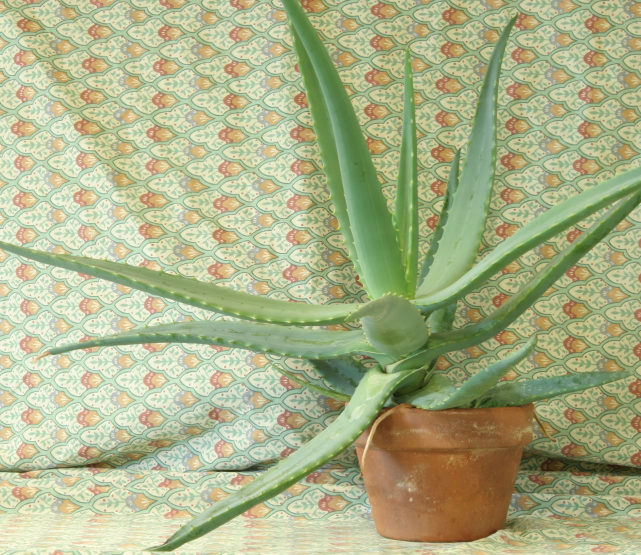
#> input picture Tutorials/Tutorial_7/aloeL.jpg, 1282 x 1110 px (shown at 1/2 size)
$ jupyter execute --allow-errors Tutorial7.ipynb
#> lines starting #> are read from the running program, lines starting #| are printed output that depends on the picture; after the words box and inside, x2 and y2 are one past the last pixel; in counts of white or black regions, pixels touching at a corner belong together
# ECSE 415 - Intro. To Computer Vision
## Tutorial: Segmentation and Stereo

[cell 1]
import cv2
import numpy as np
import matplotlib as mpl
import matplotlib.pyplot as plt
from sklearn import mixture

### Gaussian Mixture Model

[cell 2]
# Train data
traind = np.float32(
       np.vstack((
       np.random.normal(loc=np.array([5,5]), scale=np.array([3,2]), size=(1000,2)),
       np.random.normal(loc=np.array([-5,-5]), scale=np.array([4,1]), size=(1000,2)))))

# Test data
testd = np.float32(
       np.vstack((
       np.random.normal(loc=np.array([5,5]), scale=np.array([3,2]), size=(100,2)),
       np.random.normal(loc=np.array([-5,-5]), scale=np.array([4,1]), size=(100,2)))))

#---------------------------------- K-means --------------------------------------------

# refer tutorial 6

# Training
criteria = (cv2.TERM_CRITERIA_EPS + cv2.TERM_CRITERIA_MAX_ITER, 10, 1)
compactness, labels, centers = cv2.kmeans(traind, 2, None, criteria, 10, flags=cv2.KMEANS_RANDOM_CENTERS)

A = traind[labels.ravel()==0]
B = traind[labels.ravel()==1]

plt.figure(figsize=(20,2.5))
plt.subplot(141)
plt.plot(traind[:,0], traind[:,1],"ko")
plt.title("Train data points")
plt.subplot(142)
plt.scatter(A[:,0], A[:,1], color='b')
plt.scatter(B[:,0], B[:,1], color='r')
plt.scatter(centers[:,0], centers[:,1], s=80, color='y', marker='*')
plt.title("Train data points - Labeled")


# Test
# Find the eclidean distance between the test datapoint and the two cluster centers.
# Test datapoint belongs to the cluster whoes mean is closer to the test datapoint.

labels = np.argmin(np.sum((testd[None,:,:] - centers[:,None,:])**2, -1),0)
A = testd[labels==0]
B = testd[labels==1]

# plt.figure(figsize=(20,2.5))
plt.subplot(143)
plt.plot(testd[:,0], testd[:,1],"ko")
plt.title("Test data points")
plt.subplot(144)
plt.scatter(A[:,0], A[:,1], color='b')
plt.scatter(B[:,0], B[:,1], color='r')
plt.scatter(centers[:,0], centers[:,1], s=80, color='y', marker='*')
plt.title("Tesr data points - Labeled")
plt.suptitle("K-means")
plt.show()

#---------------------------------- GMM --------------------------------------------

# A helper function to draw variance
def make_ellipses(gmm, ax):
    K = gmm.means_.shape[0]
    for n in range(K):
        if gmm.covariance_type == 'full':
            covariances = gmm.covariances_[n][:2, :2]
        elif gmm.covariance_type == 'tied':
            covariances = gmm.covariances_[:2, :2]
        elif gmm.covariance_type == 'diag':
            covariances = np.diag(gmm.covariances_[n][:2])
        elif gmm.covariance_type == 'spherical':
            covariances = np.eye(gmm.means_.shape[1]) * gmm.covariances_[n]
        v, w = np.linalg.eigh(covariances)
        u = w[0] / np.linalg.norm(w[0])
        angle = np.arctan2(u[1], u[0])
        angle = 180 * angle / np.pi  # convert to degrees
        v = 2. * np.sqrt(2.) * np.sqrt(v)
        ell = mpl.patches.Ellipse(gmm.means_[n, :2], v[0], v[1],
                                  180 + angle, color='black')
        ell.set_clip_box(ax.bbox)
        ell.set_alpha(0.5)
        ax.add_artist(ell)

# [16 lines of commented-out code are left out]
clf = mixture.GaussianMixture(n_components=2, covariance_type='full')

# fit GMM on train data
clf.fit(traind)

# the centers of the fitted GMM
centers = clf.means_

# predict cluster membership from the fitted GMM
label = clf.predict(traind)

A = traind[label==0]
B = traind[label==1]

plt.figure(figsize=(20,2.5))
plt.subplot(141)
plt.plot(traind[:,0], traind[:,1],"ko")
plt.title("Train data points")
h = plt.subplot(142)
plt.scatter(A[:,0], A[:,1], color='b')
plt.scatter(B[:,0], B[:,1], color='r')
plt.scatter(centers[:,0], centers[:,1], s=80, color='y', marker='*')
#> (the rest of this cell did not finish here and is left out)

### Disparity map from stereo images

[cell 3]
# load left and right images
imgL = cv2.imread("aloeL.jpg");
#> imgL is the input picture: shape (1110, 1282, 3); mean B, G, R 136.6, 177.2, 171.2
imgR = cv2.imread("aloeR.jpg");
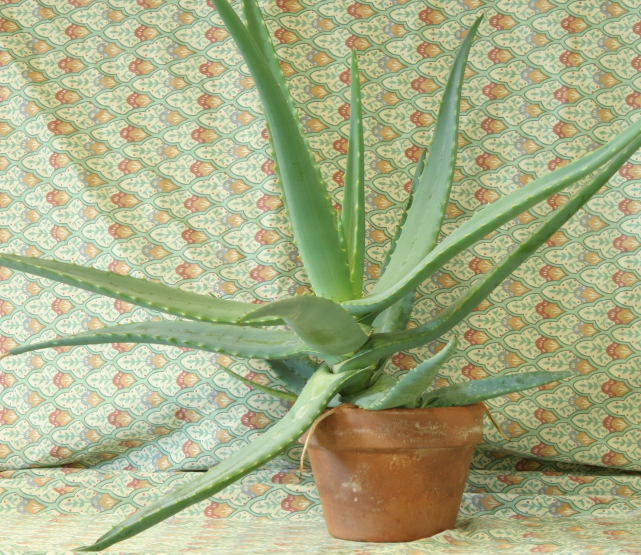
#> input picture Tutorials/Tutorial_7/aloeR.jpg, 1282 x 1110 px (shown at 1/2 size)
#> imgR is the input picture: shape (1110, 1282, 3); mean B, G, R 134.1, 174.2, 168

# resize images for fast processing
imgL = cv2.resize(imgL, None, fx=0.3, fy=0.3)
#> imgL: shape (333, 385, 3)
imgR = cv2.resize(imgR, None, fx=0.3, fy=0.3)
#> imgR: shape (333, 385, 3)

# convert to grayscale
imgL_gray = cv2.cvtColor(imgL, cv2.COLOR_BGR2GRAY)
imgR_gray = cv2.cvtColor(imgR, cv2.COLOR_BGR2GRAY)
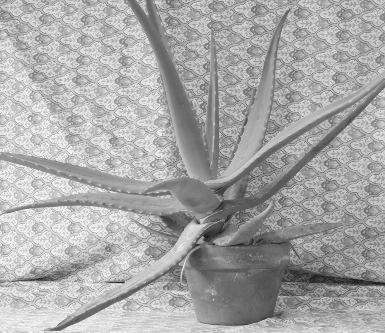
#> imgR_gray: shape (333, 385); min 22, max 249, mean 167.7

# compute disparity map
# numDisparities is multiple of 16
# blocksize is always odd value

stereo = cv2.StereoBM_create(numDisparities=16*3, blockSize=9) #stereo correspondence using the block matching algorithm
disparity = stereo.compute(imgL_gray, imgR_gray)
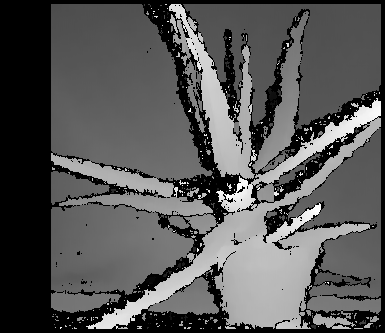
#> disparity: shape (333, 385) int16; min -16, max 752, mean 245.4; drawn with min black and max white

# display images
plt.figure(figsize=(15,15))
plt.subplot(131), plt.imshow(cv2.cvtColor(imgL, cv2.COLOR_BGR2RGB))
plt.title("Left Image"), plt.xticks([]), plt.yticks([])
plt.subplot(132), plt.imshow(cv2.cvtColor(imgR, cv2.COLOR_BGR2RGB))
plt.title("Right Image"), plt.xticks([]), plt.yticks([])
plt.subplot(133), plt.imshow(disparity, cmap="gray")
plt.title("Disparity Map"), plt.xticks([]), plt.yticks([])
plt.show()
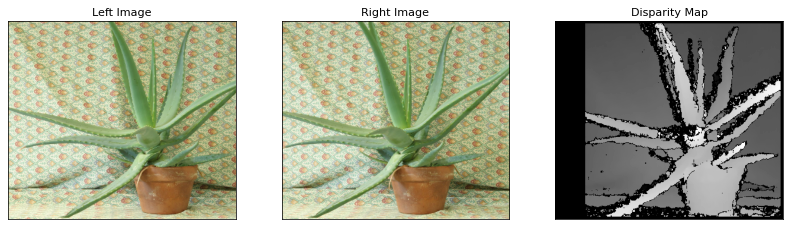
#> figure drawn by matplotlib, 3 panels

### Epipolar Geometry

[cell 4]
""" drawlines """
def drawlines(img1, img2, lines, pts1, pts2):
    """
    Draw epilines. Epilines corresponding to the points in
    the first image are drawn on the second image.
    :param img1: image on which we draw the epilines for the points
            in img2
    :param lines: corresponding epilines
    """
    # img1 shape
    row, col = img1.shape
    # convert from grayscale to BGR
    img1 = cv2.cvtColor(img1, cv2.COLOR_GRAY2BGR)
    img2 = cv2.cvtColor(img2, cv2.COLOR_GRAY2BGR)
    # for each line
    for r, pt1, pt2 in zip(lines, pts1, pts2):
        # pick a random color
        color = tuple(np.random.randint(0, 255, 3).tolist())
        x0, y0 = map(int, [0, -r[2]/r[1]])
        x1, y1 = map(int, [col, -(r[2]+r[0]*col)/r[1]])
        # draw the lines and the points
        img1 = cv2.line(img1, (x0,y0), (x1,y1), color, 1)
        img1 = cv2.circle(img1, tuple(pt1), 5, color, -1)
        img2 = cv2.circle(img2, tuple(pt2), 5, color, -1)
    return img1, img2

# load left and right images
imgL = cv2.imread("left08.jpg", cv2.IMREAD_GRAYSCALE)
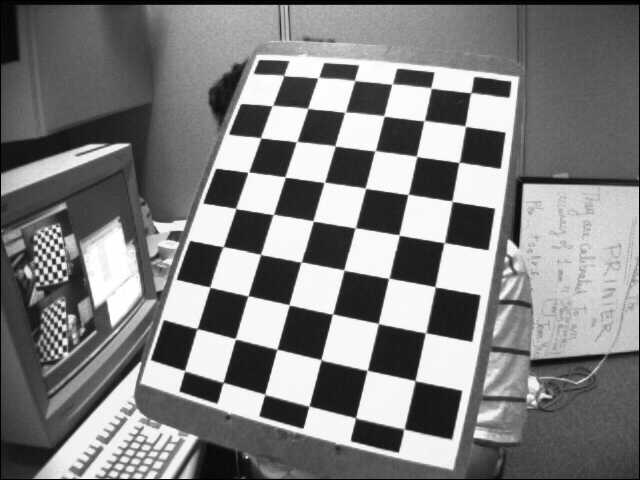
#> input picture Tutorials/Tutorial_7/left08.jpg, 640 x 480 px
#> imgL is the input picture: shape (480, 640); min 0, max 255, mean 127.3
imgR = cv2.imread("right08.jpg", cv2.IMREAD_GRAYSCALE)
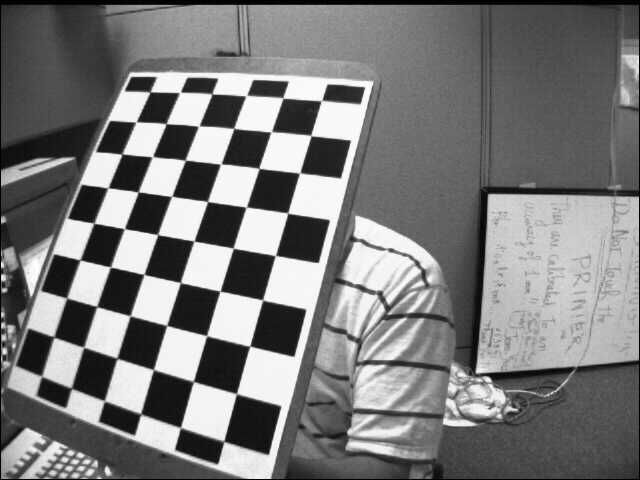
#> input picture Tutorials/Tutorial_7/right08.jpg, 640 x 480 px
#> imgR is the input picture: shape (480, 640); min 0, max 255, mean 122.6

# the fundamental matrix
sift = cv2.xfeatures2d.SIFT_create()
# create a Brute-Force Matcher
bfMatcher = cv2.BFMatcher(cv2.NORM_L2)

# find keypoints and descriptors with SIFT
kpL, desL = sift.detectAndCompute(imgL, None)
#> kpL = 1355 keypoints; strongest (x, y, size): (250, 366, 27), (417, 261, 27.5), (397, 352, 29.3), (306, 332, 27.7)
kpR, desR = sift.detectAndCompute(imgR, None)
#> kpR = 1123 keypoints; strongest (x, y, size): (194, 309, 26.2), (167, 398, 26.9), (273, 191, 24.9), (220, 225, 24.7)

# Now, we want to match keypoints and remove matches on repeatative structure.
# match descriptors (find the best two matches for each descriptor)
matches = bfMatcher.knnMatch(desL, desR, k=2) # query image, train image
#> matches = 1355 matches

# ratio test - store the list of best matches from both images
good = []
ptsL = []
ptsR = []
for i, (m, n) in enumerate(matches):
    if m.distance < 0.5 * n.distance:
        good.append(m)
        ptsR.append(kpR[m.trainIdx].pt)
        ptsL.append(kpL[m.queryIdx].pt)
#> after the loop, good = 61 matches; ptsL = 61 pairs, first value 61.74 to 637.2, second value 6 to 474.2; ptsR = 61 pairs, first value 13.67 to 637.2, second value 6.01 to 473

# find the Fundamental Matrix
ptsL = np.int32(ptsL)
#> ptsL = 61 pairs, first value 61 to 637, second value 6 to 474
ptsR = np.int32(ptsR)
#> ptsR = 61 pairs, first value 13 to 637, second value 6 to 472
F, mask = cv2.findFundamentalMat(ptsL, ptsR, cv2.FM_LMEDS)
#> F = [[1.06e-07, -7.95e-06, 0.0017], [1.28e-05, 1.56e-07, -0.0248], [-0.00325, 0.0221, 1]]; mask = 61 values, max 1 at index 3, min 0 at index 0, mean 0.574
# epipolar line in Right image = F ptsL (matrix multiplication)
# epipolar line in Left image = F' ptsL (matrix multiplication)


# Use only inliers for remaining computations
ptsL = ptsL[mask.ravel()==1]
#> ptsL = 35 pairs, first value 73 to 637, second value 6 to 474
ptsR = ptsR[mask.ravel()==1]
#> ptsR = 35 pairs, first value 13 to 637, second value 6 to 472

# find epilines
# Epilines corresponding to points in the first image is drawn on the
# second image
linesL = cv2.computeCorrespondEpilines(ptsR, 2, F)
#> linesL = 35 rows, first 8: [0.00654, 1, -252.8], [0.00196, 1, -243.9], [-0.000299, 1, -239.5], [0.126, 0.992, -483.6], [0.116, 0.993, -464.2], [0.122, 0.993, -475.2], [0.122, 0.993, -475.2], [0.111, 0.994, -454.4]
linesL = linesL.reshape(-1, 3)
# draw lines
imgL1, imgR1 = drawlines(imgL, imgR, linesL, ptsL, ptsR)
#> the loop in drawlines, `for r, pt1, pt2 in zip(lines, pts1, pts2):` made 35 passes
#> (r, pt1, pt2, color, y0, y1) on passes 1 to 9: ([0.00654, 1, -252.8], [73, 254], [13, 266], (41, 98, 129), 252, 248), ([0.00196, 1, -243.9], [82, 245], [22, 258], (166, 80, 140), 243, 242), ([-0.000299, 1, -239.5], [92, 242], [34, 254], (64, 180, 214), 239, 239), ([0.126, 0.992, -483.6], [113, 474], [52, 472], (160, 208, 27), 487, 405), ([0.116, 0.993, -464.2], [114, 454], [55, 454], (117, 162, 152), 467, 392), ([0.122, 0.993, -475.2], [128, 463], [67, 463], (226, 130, 30), 478, 400), ([0.122, 0.993, -475.2], [128, 463], [67, 463], (30, 69, 63), 478, 400), ([0.111, 0.994, -454.4], [494, 402], [402, 418], (251, 112, 216), 457, 385), ([0.135, 0.991, -499.7], [496, 437], [404, 454], (134, 205, 145), 504, 417)
#> (r, pt2, color, y0, y1) on pass 35: ([-0.179, 0.984, 111.5], [637, 6], (52, 251, 197), -113, 3)
#> after the loop in drawlines, `for r, pt1, pt2 in zip(lines, pts1, pts2):`: img1: shape (480, 640, 3); mean B, G, R 127, 127.7, 126.4
#> after the loop in drawlines, `for r, pt1, pt2 in zip(lines, pts1, pts2):`:
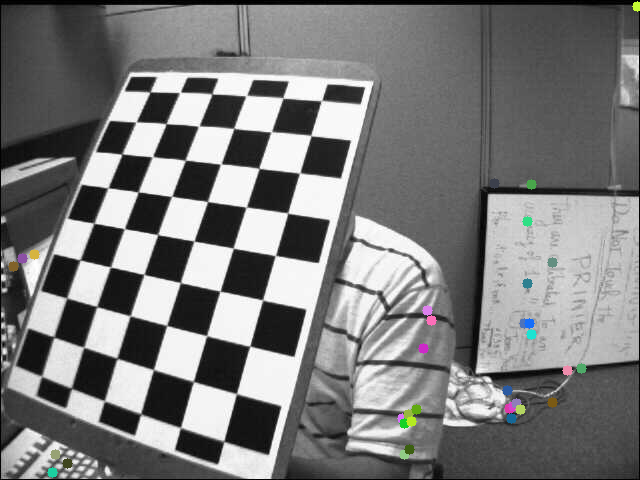
#> img2: shape (480, 640, 3); mean B, G, R 122.6, 122.7, 122.6

linesR = cv2.computeCorrespondEpilines(ptsL, 1, F)
#> linesR = 35 rows, first 8: [-0.0129, -1, 267.7], [-0.00995, -1, 259.4], [-0.00895, -1, 256.6], [-0.0878, -0.996, 475.6], [-0.0811, -0.997, 457], [-0.0847, -0.996, 467], [-0.0847, -0.996, 467], [-0.0778, -0.997, 448]
linesR = linesR.reshape(-1, 3)
# draw lines
imgR2, imgL2 = drawlines(imgR, imgL, linesR, ptsR, ptsL)
#> the loop in drawlines (call 2), `for r, pt1, pt2 in zip(lines, pts1, pts2):` made 35 passes
#> (r, pt1, pt2, color, y0, y1) on passes 1 to 9: ([-0.0129, -1, 267.7], [13, 266], [73, 254], (213, 28, 38), 267, 259), ([-0.00995, -1, 259.4], [22, 258], [82, 245], (135, 19, 134), 259, 253), ([-0.00895, -1, 256.6], [34, 254], [92, 242], (76, 137, 26), 256, 250), ([-0.0878, -0.996, 475.6], [52, 472], [113, 474], (148, 102, 36), 477, 421), ([-0.0811, -0.997, 457], [55, 454], [114, 454], (118, 159, 41), 458, 406), ([-0.0847, -0.996, 467], [67, 463], [128, 463], (212, 144, 160), 468, 414), ([-0.0847, -0.996, 467], [67, 463], [128, 463], (219, 204, 159), 468, 414), ([-0.0778, -0.997, 448], [402, 418], [494, 402], (47, 243, 102), 449, 399), ([-0.0929, -0.996, 489.7], [404, 454], [496, 437], (36, 241, 151), 491, 432)
#> (r, pt2, color, y0, y1) on pass 35: ([0.103, -0.995, -55.89], [637, 6], (173, 235, 194), -56, 9)
#> pass 1, in drawlines (call 2), `img1 = cv2.line(img1, (x0,y0), (x1,y1), color, 1)`:
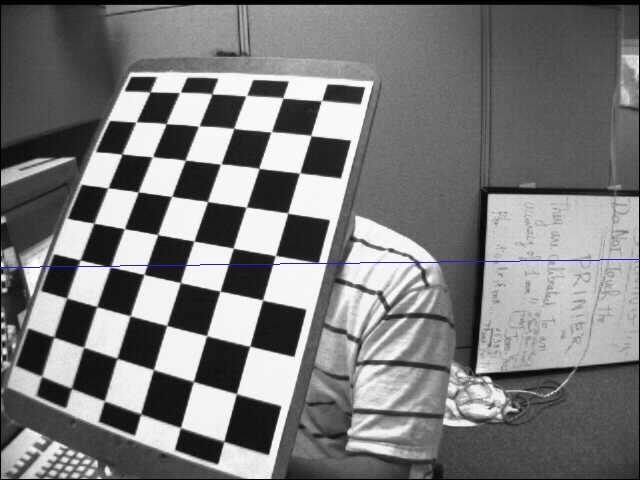
#> img1: shape (480, 640, 3); 0.21% of pixels changed, all inside (x1, y1, x2, y2) = (0, 259, 640, 268)
#> after the loop in drawlines (call 2), `for r, pt1, pt2 in zip(lines, pts1, pts2):`:
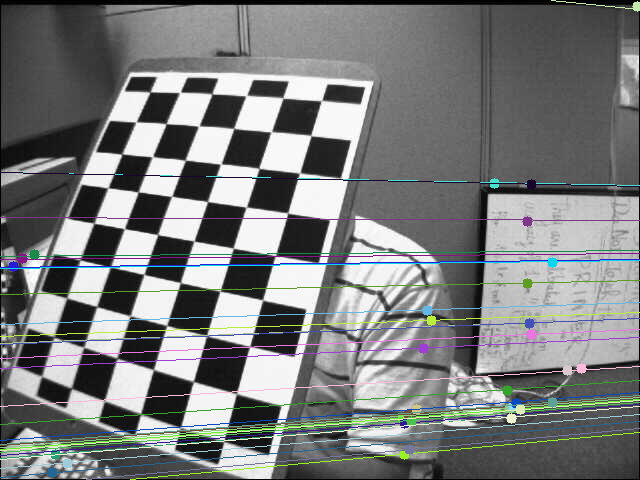
#> img1: shape (480, 640, 3); mean B, G, R 123.7, 123.7, 121.6
#> after the loop in drawlines (call 2), `for r, pt1, pt2 in zip(lines, pts1, pts2):`:
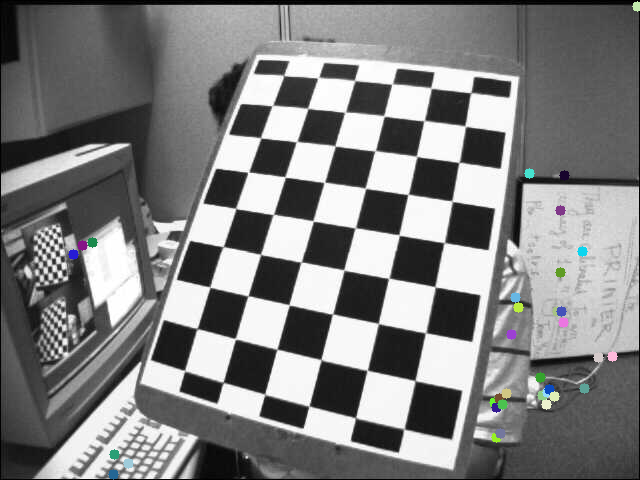
#> img2: shape (480, 640, 3); mean B, G, R 127.4, 127.4, 127.1

# display images
plt.figure(figsize=(15,15))
plt.subplot(121), plt.imshow(imgL1, cmap="gray")
plt.title("Left Image"), plt.xticks([]), plt.yticks([])
plt.subplot(122), plt.imshow(imgR1, cmap="gray")
plt.title("Right Image"), plt.xticks([]), plt.yticks([])
plt.figure(figsize=(15,15))
plt.subplot(121), plt.imshow(imgL2, cmap="gray")
plt.title("Left Image"), plt.xticks([]), plt.yticks([])
plt.subplot(122), plt.imshow(imgR2, cmap="gray")
plt.title("Right Image"), plt.xticks([]), plt.yticks([])
plt.show()
#> figure, not shown here; B, G, R data is drawn as R, G, B
#> figure, not shown here; B, G, R data is drawn as R, G, B
